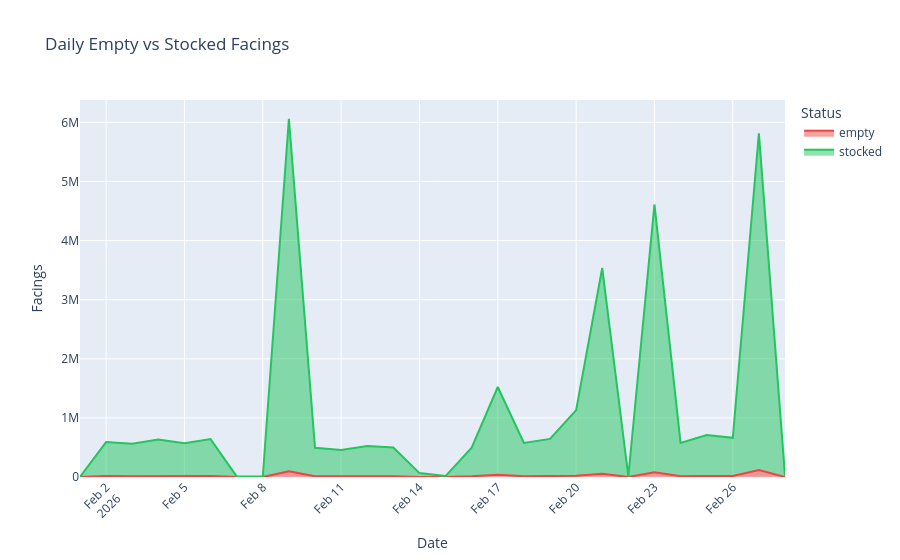

Notebook source saved alongside this figure:
### Markdown cell above
## 5 · Daily Empty vs Stocked Facings Trend

### Code cell
df = q("""
    SELECT
        CAST(SliceStartTime AS DATE) AS scan_date,
        SUM(CASE WHEN IsEmpty THEN 1 ELSE 0 END) AS empty,
        SUM(CASE WHEN NOT IsEmpty THEN 1 ELSE 0 END) AS stocked
    FROM parquet
    GROUP BY scan_date
    ORDER BY scan_date
""")

df_melted = df.melt(id_vars='scan_date', value_vars=['empty', 'stocked'], var_name='status', value_name='count')

fig = px.area(
    df_melted, x='scan_date', y='count', color='status',
    title='Daily Empty vs Stocked Facings',
    labels={'scan_date': 'Date', 'count': 'Facings', 'status': 'Status'},
    color_discrete_map={'empty': '#ef4444', 'stocked': '#22c55e'}
)
fig.update_layout(xaxis_tickangle=-45)
fig.show()

### Figure 1 — Plotly figure (JSON) as saved in the notebook; plotly's stock layout.template omitted (floating-point values rounded to 4 significant figures)
{"data": [{"fillpattern": {"shape": ""}, "hovertemplate": "Status=empty<br>Date=%{x}<br>Facings=%{y}<extra></extra>", "legendgroup": "empty", "line": {"color": "#ef4444"}, "marker": {"symbol": "circle"}, "mode": "lines", "name": "empty", "orientation": "v", "showlegend": true, "stackgroup": "1", "type": "scatter", "x": ["2026-02-01T00:00:00.000000", "2026-02-02T00:00:00.000000", "2026-02-03T00:00:00.000000", "2026-02-04T00:00:00.000000", "2026-02-05T00:00:00.000000", "2026-02-06T00:00:00.000000", "2026-02-07T00:00:00.000000", "2026-02-08T00:00:00.000000", "2026-02-09T00:00:00.000000", "2026-02-10T00:00:00.000000", "2026-02-11T00:00:00.000000", "2026-02-12T00:00:00.000000", "2026-02-13T00:00:00.000000", "2026-02-14T00:00:00.000000", "2026-02-15T00:00:00.000000", "2026-02-16T00:00:00.000000", "2026-02-17T00:00:00.000000", "2026-02-18T00:00:00.000000", "2026-02-19T00:00:00.000000", "2026-02-20T00:00:00.000000", "2026-02-21T00:00:00.000000", "2026-02-22T00:00:00.000000", "2026-02-23T00:00:00.000000", "2026-02-24T00:00:00.000000", "2026-02-25T00:00:00.000000", "2026-02-26T00:00:00.000000", "2026-02-27T00:00:00.000000", "2026-02-28T00:00:00.000000"], "xaxis": "x", "y": [161.0, 17170.0, 14670.0, 16580.0, 14440.0, 15160.0, 185.0, 147.0, 95550.0, 11010.0, 11070.0, 12460.0, 10910.0, 1175.0, 470.0, 13070.0, 39200.0, 14060.0, 14120.0, 19280.0, 56550.0, 192.0, 80900.0, 13760.0, 15630.0, 17200.0, 117800.0, 703.0], "yaxis": "y"}, {"fillpattern": {"shape": ""}, "hovertemplate": "Status=stocked<br>Date=%{x}<br>Facings=%{y}<extra></extra>", "legendgroup": "stocked", "line": {"color": "#22c55e"}, "marker": {"symbol": "circle"}, "mode": "lines", "name": "stocked", "orientation": "v", "showlegend": true, "stackgroup": "1", "type": "scatter", "x": ["2026-02-01T00:00:00.000000", "2026-02-02T00:00:00.000000", "2026-02-03T00:00:00.000000", "2026-02-04T00:00:00.000000", "2026-02-05T00:00:00.000000", "2026-02-06T00:00:00.000000", "2026-02-07T00:00:00.000000", "2026-02-08T00:00:00.000000", "2026-02-09T00:00:00.000000", "2026-02-10T00:00:00.000000", "2026-02-11T00:00:00.000000", "2026-02-12T00:00:00.000000", "2026-02-13T00:00:00.000000", "2026-02-14T00:00:00.000000", "2026-02-15T00:00:00.000000", "2026-02-16T00:00:00.000000", "2026-02-17T00:00:00.000000", "2026-02-18T00:00:00.000000", "2026-02-19T00:00:00.000000", "2026-02-20T00:00:00.000000", "2026-02-21T00:00:00.000000", "2026-02-22T00:00:00.000000", "2026-02-23T00:00:00.000000", "2026-02-24T00:00:00.000000", "2026-02-25T00:00:00.000000", "2026-02-26T00:00:00.000000", "2026-02-27T00:00:00.000000", "2026-02-28T00:00:00.000000"], "xaxis": "x", "y": [2515.0, 573400.0, 546100.0, 616800.0, 555600.0, 626100.0, 9608.0, 8494.0, 5964000.0, 484400.0, 447700.0, 511500.0, 486500.0, 64650.0, 15450.0, 484700.0, 1484000.0, 561800.0, 631000.0, 1111000.0, 3480000.0, 10240.0, 4530000.0, 564200.0, 694800.0, 646400.0, 5698000.0, 17390.0], "yaxis": "y"}], "layout": {"legend": {"title": {"text": "Status"}, "tracegroupgap": 0}, "title": {"text": "Daily Empty vs Stocked Facings"}, "xaxis": {"anchor": "y", "domain": [0.0, 1.0], "tickangle": -45, "title": {"text": "Date"}}, "yaxis": {"anchor": "x", "domain": [0.0, 1.0], "title": {"text": "Facings"}}}}
